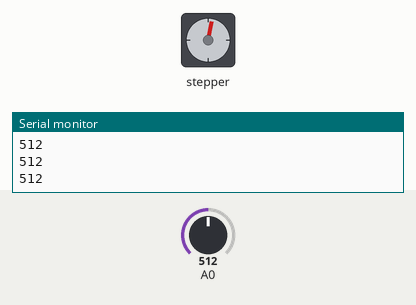
The sketch below on a simulated Arduino Uno, built with avr-gcc and run on an emulated ATmega328P. Parts: stepper motor, the last lines printed to the serial monitor. Inputs (shaded band) come from the test bench; at power-on: A0 = 512. Stepper angles assume 120 steps per turn.

Above: at 1.25 s.
1.3 s: A0 set to 6
At 1.7 s:
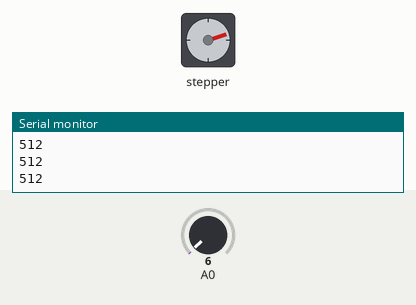
4.3 s: A0 set to 3
At 5.1 s:
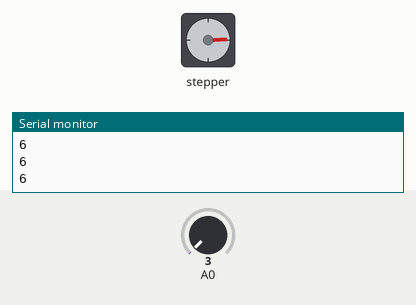
5.8 s: A0 set to 122
At 6.25 s:
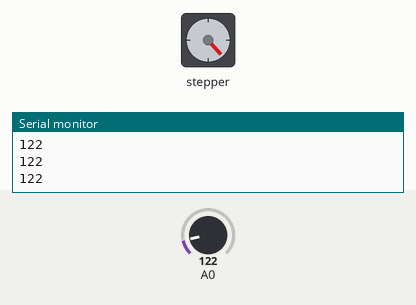
At 6.86 s:
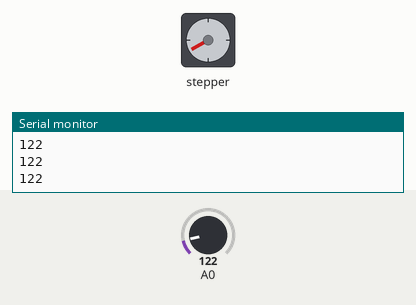
8.8 s: A0 set to 306
11.8 s: A0 set to 511
14.8 s: A0 set to 1023
Timing chart, 0 to 18.8 s (numbered marks = the images above; inputs shaded):
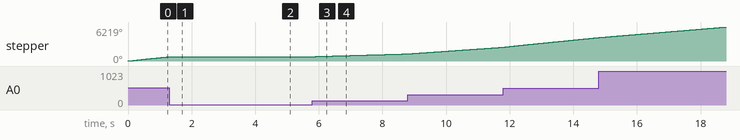

The sketch:

stepper_motor1.ino
```cpp
#include <Stepper.h>

// C++ code
//Yosra Alharthi
const int stepsPerRevolution =120;

Stepper mystepper(stepsPerRevolution, 8, 9, 10, 11);

int stepCount = 0;

void setup()
{

Serial.begin(9600);

}

void loop()
{

  int sensorRead = analogRead (A0);

  int motorSpeed = map (sensorRead, 0, 1023, 0, 250);

  if (motorSpeed > 0){

    mystepper.setSpeed(motorSpeed);
    mystepper.step(stepsPerRevolution/100);
    Serial.println(sensorRead);

  }

}
```

Measured:
- the behaviour switches between 5 and 4 on A0 (found by bisection; images 1 and 2)
- after the input at 4.3 s, stepper: stays 807° (without the input it goes to 810° after 0.01 s)
- after the input at 5.8 s, stepper: keeps turning clockwise at about 169°/s, starting at once
